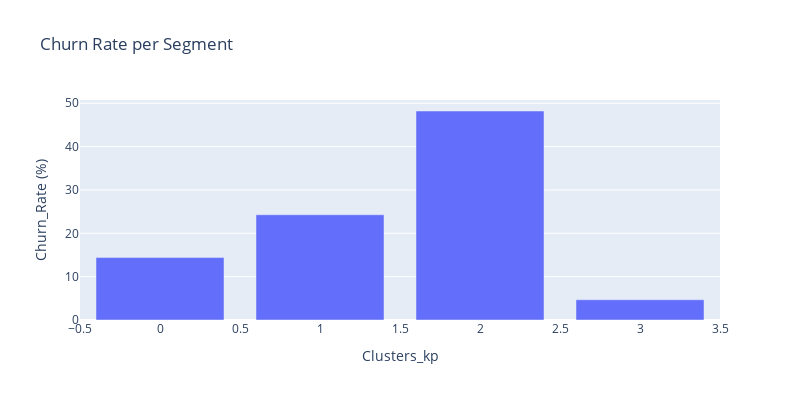

The code cell stored with this chart in its notebook:
### Code cell
# Churn rate per segment
px.bar(
    data_frame = ChurnRate_per_kpcluster,
    x = 'Clusters_kp',
    y = 'Churn_Rate (%)',
    title = 'Churn Rate per Segment',
    width = 800,
    height = 400
)

### Figure 1 — Plotly figure (JSON) as saved in the notebook; plotly's stock layout.template omitted (floating-point values rounded to 4 significant figures)
{"data": [{"alignmentgroup": "True", "hovertemplate": "Clusters_kp=%{x}<br>Churn_Rate (%)=%{y}<extra></extra>", "legendgroup": "", "marker": {"color": "#636efa", "pattern": {"shape": ""}}, "name": "", "offsetgroup": "", "orientation": "v", "showlegend": false, "textposition": "auto", "type": "bar", "x": [0, 1, 2, 3], "xaxis": "x", "y": [14.4, 24.28, 48.21, 4.67], "yaxis": "y"}], "layout": {"barmode": "relative", "height": 400, "legend": {"tracegroupgap": 0}, "title": {"text": "Churn Rate per Segment"}, "width": 800, "xaxis": {"anchor": "y", "autorange": true, "domain": [0, 1], "range": [-0.5, 3.5], "title": {"text": "Clusters_kp"}, "type": "linear"}, "yaxis": {"anchor": "x", "autorange": true, "domain": [0, 1], "range": [0, 50.75], "title": {"text": "Churn_Rate (%)"}, "type": "linear"}}}
